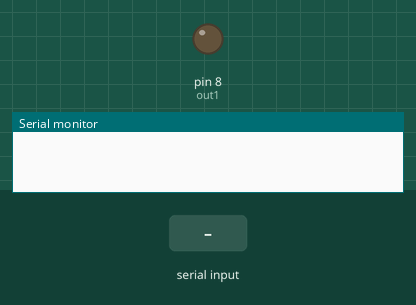
Bench run of a sketch on a simulated Arduino Uno, built with avr-gcc and run on an emulated ATmega328P. Parts: output pins drawn as LEDs (lit = HIGH), the last lines printed to the serial monitor. The inputs (shaded band) are chosen by the test bench.

Above: at 1.2 s.
1.3 s: "1" received over Serial
At 1.6 s:
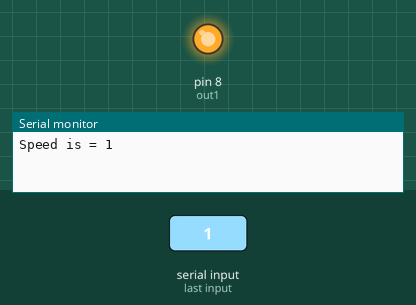
2.8 s: "0" received over Serial
At 3.9 s:
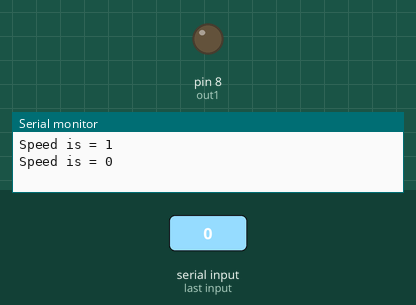
4.3 s: "2" received over Serial
At 5.1 s:
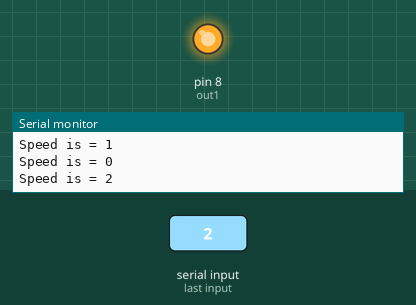
Timing chart, 0 to 7.3 s (numbered marks = the images above; inputs shaded):
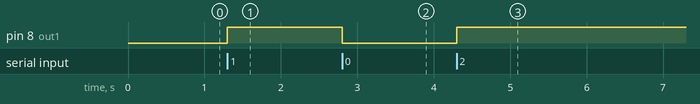

Measured:
- after the input at 1.3 s, pin 8 (out1): LOW → HIGH at once
- after the input at 2.8 s, pin 8 (out1): HIGH → LOW at once
- after the input at 4.3 s, pin 8 (out1): LOW → HIGH at once

The sketch:

vibrationMotorPWM.ino
```cpp
int out1 = 8;
int val;

void setup() {
  Serial.begin(9600);
  pinMode(out1,OUTPUT);
  pinMode(out1,OUTPUT);
}

void loop() {
  if (Serial.available()){
    val = Serial.read();
  }

  if (val == '0') { analogWrite(out1, 0)  ; Serial.println("Speed is = 0"); val = 10;}
  if (val == '1') {analogWrite(out1, 255); delay(10); analogWrite(out1, 175) ; Serial.println("Speed is = 1"); val = 10;}
  if (val == '2') {analogWrite(out1, 255); delay(10); analogWrite(out1, 185) ; Serial.println("Speed is = 2"); val = 10;}
  if (val == '3') {analogWrite(out1, 255); delay(10); analogWrite(out1, 195); Serial.println("Speed is = 3"); val = 10;}
  if (val == '4') {analogWrite(out1, 255); delay(10); analogWrite(out1, 205); Serial.println("Speed is = 4"); val = 10;}
  if (val == '5') {analogWrite(out1, 255); delay(10); analogWrite(out1, 215); Serial.println("Speed is = 5"); val = 10;}
  if (val == '6') {analogWrite(out1, 255); delay(10); analogWrite(out1, 225); Serial.println("Speed is = 6"); val = 10;}
  if (val == '7') {analogWrite(out1, 255); delay(10); analogWrite(out1, 235); Serial.println("Speed is = 7"); val = 10;}
  if (val == '8') {analogWrite(out1, 255); delay(10); analogWrite(out1, 245); Serial.println("Speed is = 8"); val = 10;}
  if (val == '9') {analogWrite(out1, 255); delay(10); analogWrite(out1, 255); Serial.println("Speed is = 9"); val = 10;}

}
```
